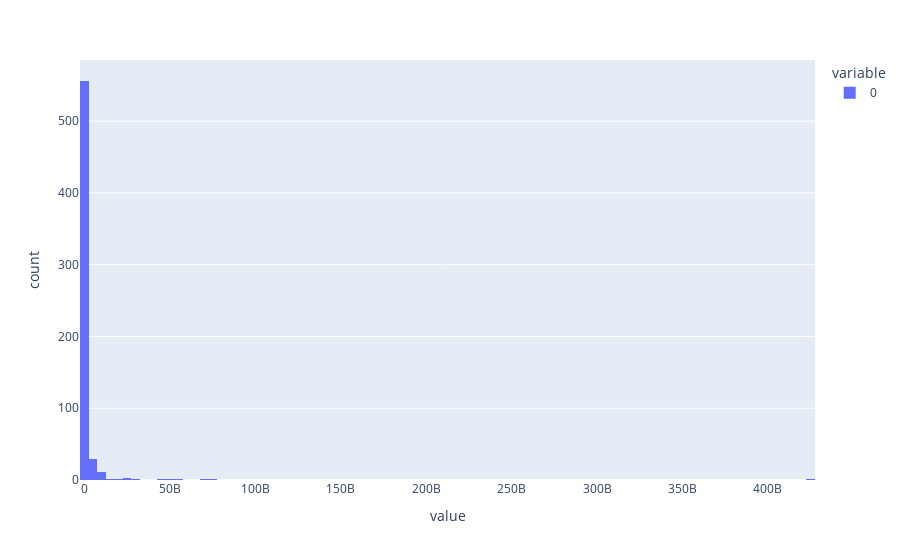

The cell this chart's notebook holds for it:
### Code cell
px.histogram(coordsizes)

### Figure 1 — Plotly figure (JSON) as saved in the notebook; plotly's stock layout.template omitted (floating-point values rounded to 4 significant figures; data arrays with more than 128 entries replaced by an {"elided": "..."} marker saying what was removed)
{"data": [{"alignmentgroup": "True", "bingroup": "x", "hovertemplate": "variable=0<br>value=%{x}<br>count=%{y}<extra></extra>", "legendgroup": "0", "marker": {"color": "#636efa", "pattern": {"shape": ""}}, "name": "0", "offsetgroup": "0", "orientation": "v", "showlegend": true, "type": "histogram", "x": {"elided": "613 float values"}, "xaxis": "x", "yaxis": "y"}], "layout": {"barmode": "relative", "legend": {"title": {"text": "variable"}, "tracegroupgap": 0}, "margin": {"t": 60}, "xaxis": {"anchor": "y", "domain": [0, 1], "title": {"text": "value"}}, "yaxis": {"anchor": "x", "domain": [0, 1], "title": {"text": "count"}}}}
